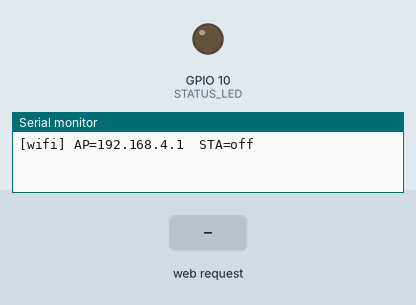
This sketch was run on a simulated ESP32-C3. Parts: output pins drawn as LEDs (lit = HIGH), the last lines printed to the serial monitor. Inputs (shaded band) come from the test bench. WiFi joins after 1.5 s; servers stay silent unless stated; EEPROM starts erased; nothing arrives over Bluetooth unless stated; a phone connects over Bluetooth LE 3 s after start.

Above: at 1.2 s.
1.3 s: HTTP request GET /setwifi?ssid=1 received
At 3.9 s:
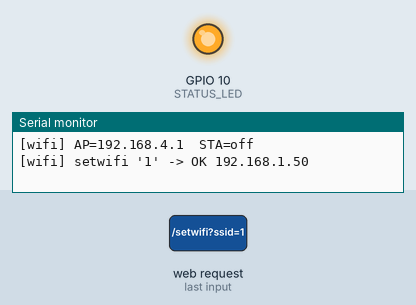
Timing chart, 0 to 5.4 s (numbered marks = the images above; inputs shaded):
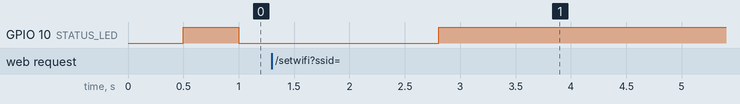

The sketch:

esp32c3_bridge_v3_provision.ino
```cpp
/*
 * CarthaBot ESP32-C3 Wireless Bridge  v3  — IN-APP Wi-Fi provisioning
 * ------------------------------------------------------------------
 * Flash this ONCE. After that, the CarthaBot Companion app can:
 *   - SCAN nearby Wi-Fi networks   (the ESP detects your Wi-Fi)
 *   - JOIN your Wi-Fi with a password you type in the app   (saved in flash/NVS)
 *   - then you CODE over your own network (carthabot.local:3333) — internet kept,
 *     no more switching to "CarthaBot-WiFi".
 *
 * Two channels:
 *   :3333  TCP  = transparent UART bridge (the REPL link the app already uses)
 *   :80    HTTP = control API for the app's "Connect to my Wi-Fi" phase:
 *       GET  /status                      -> {"ap":..,"sta":bool,"ssid":..,"ip":..}
 *       GET  /scan                        -> {"nets":[{"ssid":..,"rssi":..,"lock":bool}, ...]}
 *       POST /setwifi   ssid=..&pass=..   -> saves + joins, returns {"ok":bool,"ip":..}
 *       GET  /forget                      -> clears saved Wi-Fi (back to AP-only)
 *
 * On boot: always raises AP "CarthaBot-WiFi" (for first-time setup / fallback) AND,
 * if Wi-Fi was saved, joins it (AP+STA). mDNS = carthabot.local.
 *
 * WIRING (unchanged):  Pico GP0->ESP GPIO4 ,  ESP GPIO5->Pico GP1 ,  3V3/GND common.
 * ROBOT: needs boot.py os.dupterm(UART0) — the app installs it automatically over USB.
 *
 * Libraries: NimBLE-Arduino (BLE). WebServer/Preferences/ESPmDNS ship with the ESP32 core.
 */
#include <Arduino.h>
#include <WiFi.h>
#include <WebServer.h>
#include <Preferences.h>
#include <ESPmDNS.h>

#define ENABLE_BLE     1
#define ENABLE_RESET   1
#define DEBUG          1
#define MDNS_NAME      "carthabot"
#define UART_BAUD      115200
#define UART_RX_PIN    4
#define UART_TX_PIN    5
#define RESET_PIN      6
#define STATUS_LED     10
#define TCP_PORT       3333
#define RESET_TRIGGER  0x00

const char* AP_SSID = "CarthaBot-WiFi";
const char* AP_PASS = "carthabot";

HardwareSerial RobotSerial(1);
WiFiServer  tcpServer(TCP_PORT);
WiFiClient  tcpClient;
WebServer   http(80);
Preferences prefs;

#if DEBUG
  #define DBG(x)   Serial.println(x)
  #define DBGF(...) Serial.printf(__VA_ARGS__)
#else
  #define DBG(x)
  #define DBGF(...)
#endif

void pulseReset() {
#if ENABLE_RESET
  pinMode(RESET_PIN, OUTPUT); digitalWrite(RESET_PIN, LOW); delay(10); pinMode(RESET_PIN, INPUT);
#endif
}
inline void toRobot(uint8_t b){ if (b==RESET_TRIGGER){ pulseReset(); return; } RobotSerial.write(b); }

// ---------------- BLE ----------------
#if ENABLE_BLE
#include <NimBLEDevice.h>
#define NUS_SERVICE "6E400001-B5A3-F393-E0A9-E50E24DCCA9E"
#define NUS_RX_CHAR "6E400002-B5A3-F393-E0A9-E50E24DCCA9E"
#define NUS_TX_CHAR "6E400003-B5A3-F393-E0A9-E50E24DCCA9E"
NimBLECharacteristic* txChar=nullptr; volatile bool bleConnected=false; uint8_t bleTxBuf[20]; size_t bleTxLen=0;
void flushBleTx(){ if(bleConnected&&txChar&&bleTxLen){ txChar->setValue(bleTxBuf,bleTxLen); txChar->notify(); } bleTxLen=0; }
class ServerCB: public NimBLEServerCallbacks{ void onConnect(NimBLEServer*){bleConnected=true;} void onDisconnect(NimBLEServer*){bleConnected=false; NimBLEDevice::startAdvertising();} };
class RxCB: public NimBLECharacteristicCallbacks{ void onWrite(NimBLECharacteristic* c){ std::string v=c->getValue(); for(unsigned char ch:v) toRobot((uint8_t)ch); } };
#endif

// ---------------- Wi-Fi join from saved creds ----------------
bool joinSaved() {
  prefs.begin("cbwifi", true);
  String ssid = prefs.getString("ssid", "");
  String pass = prefs.getString("pass", "");
  prefs.end();
  if (ssid.length() == 0) return false;
  DBGF("[wifi] joining saved '%s'\n", ssid.c_str());
  WiFi.begin(ssid.c_str(), pass.c_str());
  for (int i=0;i<40 && WiFi.status()!=WL_CONNECTED;i++) delay(250);
  return WiFi.status()==WL_CONNECTED;
}

String jsonEscape(const String& s){ String o; for (char c: s){ if(c=='"'||c=='\\') o+='\\'; o+=c; } return o; }

void handleStatus(){
  bool sta = WiFi.status()==WL_CONNECTED;
  String ip = sta ? WiFi.localIP().toString() : WiFi.softAPIP().toString();
  String j = "{\"ap\":\"" + String(AP_SSID) + "\",\"sta\":" + (sta?"true":"false") +
             ",\"ssid\":\"" + jsonEscape(WiFi.SSID()) + "\",\"ip\":\"" + ip + "\",\"mdns\":\"" + MDNS_NAME + ".local\"}";
  http.send(200,"application/json",j);
}
void handleScan(){
  int n = WiFi.scanNetworks();
  String j = "{\"nets\":[";
  for (int i=0;i<n;i++){
    if(i) j+=",";
    j += "{\"ssid\":\"" + jsonEscape(WiFi.SSID(i)) + "\",\"rssi\":" + String(WiFi.RSSI(i)) +
         ",\"lock\":" + (WiFi.encryptionType(i)==WIFI_AUTH_OPEN?"false":"true") + "}";
  }
  j += "]}";
  WiFi.scanDelete();
  http.send(200,"application/json",j);
}
void handleSetWifi(){
  String ssid = http.arg("ssid");
  String pass = http.arg("pass");
  if (ssid.length()==0){ http.send(400,"application/json","{\"ok\":false,\"err\":\"no ssid\"}"); return; }
  prefs.begin("cbwifi", false); prefs.putString("ssid", ssid); prefs.putString("pass", pass); prefs.end();
  WiFi.begin(ssid.c_str(), pass.c_str());
  for (int i=0;i<40 && WiFi.status()!=WL_CONNECTED;i++) delay(250);
  bool ok = WiFi.status()==WL_CONNECTED;
  String ip = ok ? WiFi.localIP().toString() : "";
  http.send(200,"application/json", String("{\"ok\":")+(ok?"true":"false")+",\"ip\":\""+ip+"\",\"mdns\":\""+MDNS_NAME+".local\"}");
  DBGF("[wifi] setwifi '%s' -> %s %s\n", ssid.c_str(), ok?"OK":"FAIL", ip.c_str());
}
void handleForget(){ prefs.begin("cbwifi", false); prefs.clear(); prefs.end(); http.send(200,"application/json","{\"ok\":true}"); }

void setup(){
#if DEBUG
  Serial.begin(115200);
#endif
  pinMode(STATUS_LED, OUTPUT);
#if ENABLE_RESET
  pinMode(RESET_PIN, INPUT);
#endif
  RobotSerial.begin(UART_BAUD, SERIAL_8N1, UART_RX_PIN, UART_TX_PIN);

  WiFi.mode(WIFI_AP_STA);
  WiFi.softAP(AP_SSID, AP_PASS);        // always on: first-time setup + fallback
  bool sta = joinSaved();
  DBGF("[wifi] AP=192.168.4.1  STA=%s %s\n", sta?"on":"off", sta?WiFi.localIP().toString().c_str():"");

  tcpServer.begin(); tcpServer.setNoDelay(true);
  if (MDNS.begin(MDNS_NAME)) MDNS.addService("carthabot","tcp",TCP_PORT);

  http.on("/status", handleStatus);
  http.on("/scan",   handleScan);
  http.on("/setwifi",handleSetWifi);     // accepts GET or POST args
  http.on("/forget", handleForget);
  http.begin();

#if ENABLE_BLE
  NimBLEDevice::init("CarthaBot");
  NimBLEServer* server=NimBLEDevice::createServer(); server->setCallbacks(new ServerCB());
  NimBLEService* svc=server->createService(NUS_SERVICE);
  NimBLECharacteristic* rx=svc->createCharacteristic(NUS_RX_CHAR, NIMBLE_PROPERTY::WRITE|NIMBLE_PROPERTY::WRITE_NR);
  rx->setCallbacks(new RxCB());
  txChar=svc->createCharacteristic(NUS_TX_CHAR, NIMBLE_PROPERTY::NOTIFY);
  svc->start();
  NimBLEAdvertising* adv=NimBLEDevice::getAdvertising(); adv->addServiceUUID(NUS_SERVICE); adv->setName("CarthaBot"); adv->start();
#endif
}

void loop(){
  http.handleClient();

  // a NEW TCP client always wins (drops a stale one) -> reconnects never get stuck
  if (tcpServer.hasClient()){
    WiFiClient inc = tcpServer.available();
    if (tcpClient && tcpClient.connected()) tcpClient.stop();
    tcpClient = inc; tcpClient.setNoDelay(true);
  }
  if (tcpClient && tcpClient.connected())
    while (tcpClient.available()) toRobot((uint8_t)tcpClient.read());

  while (RobotSerial.available()){
    uint8_t b=(uint8_t)RobotSerial.read();
    if (tcpClient && tcpClient.connected()) tcpClient.write(b);
#if ENABLE_BLE
    bleTxBuf[bleTxLen++]=b; if (bleTxLen>=sizeof(bleTxBuf)) flushBleTx();
#endif
  }
#if ENABLE_BLE
  if (bleTxLen) flushBleTx();
#endif

  bool linked=(tcpClient && tcpClient.connected())
#if ENABLE_BLE
    || bleConnected
#endif
    ;
  digitalWrite(STATUS_LED, linked?HIGH:((millis()/500)%2));
}
```
